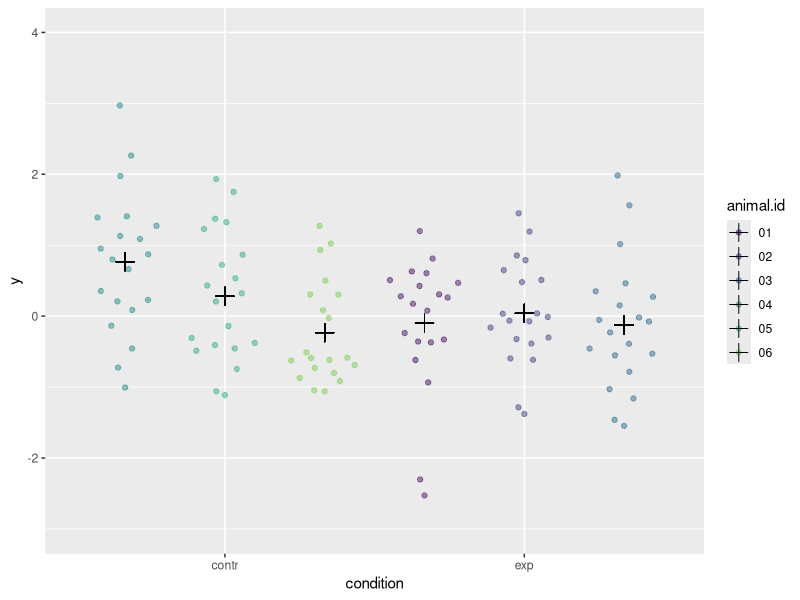
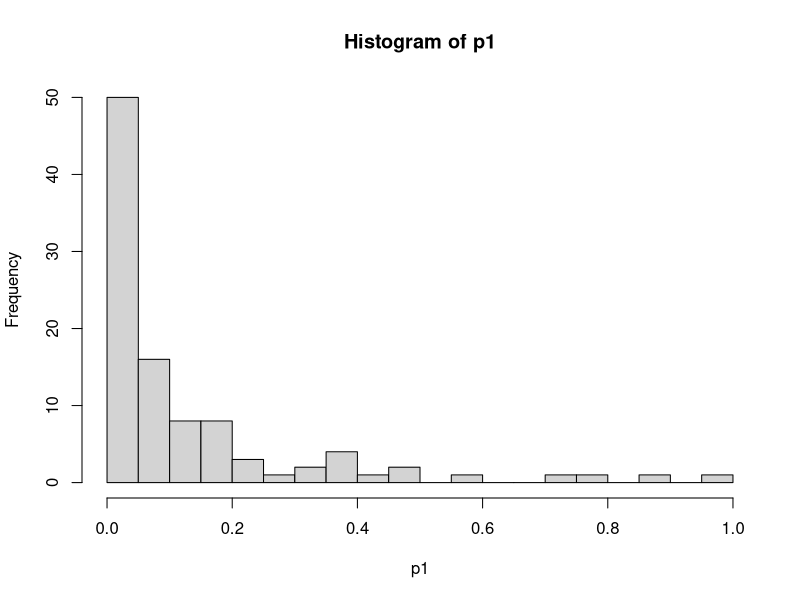
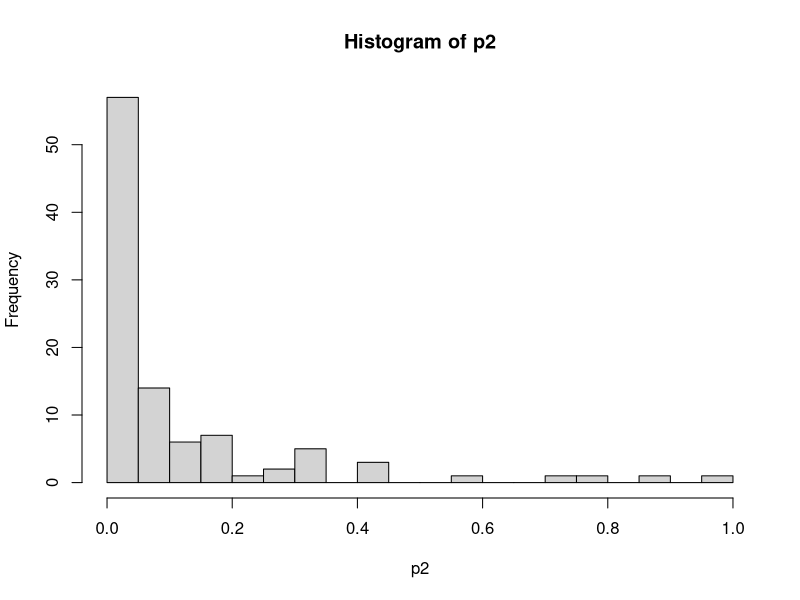
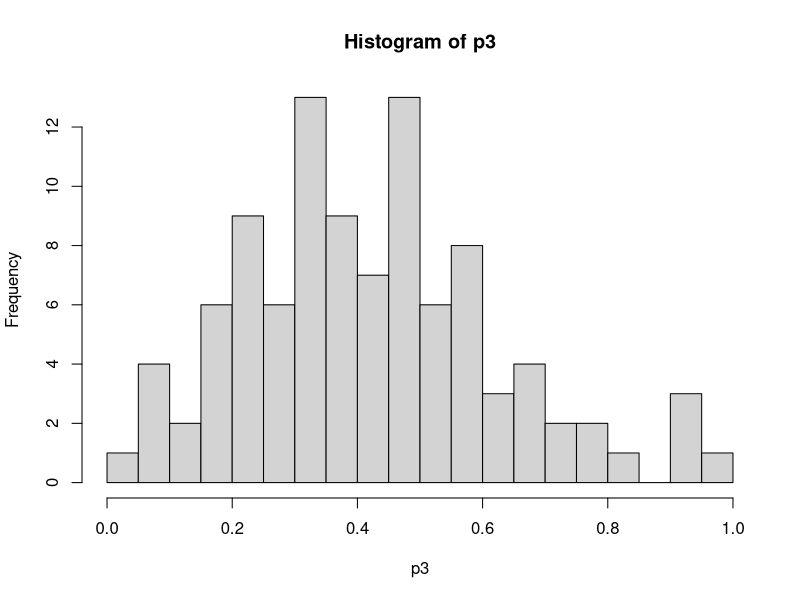
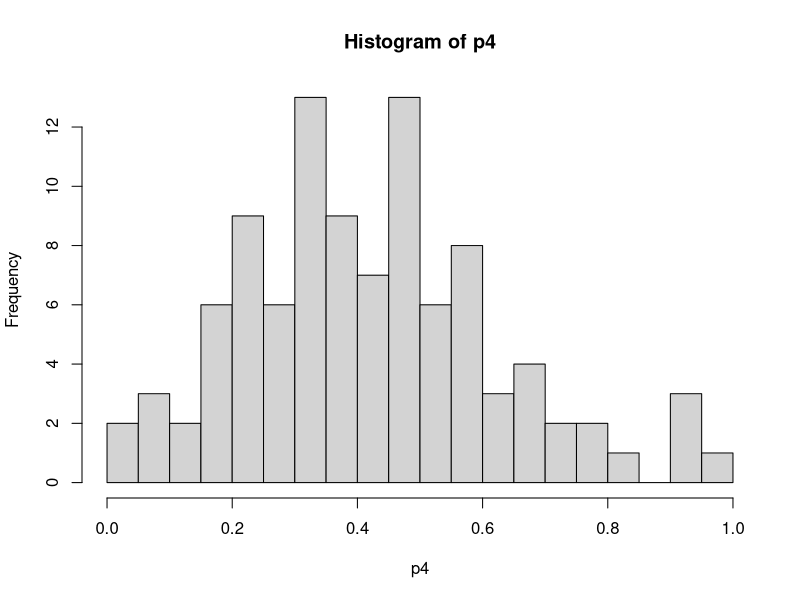

These figures' R source, in order:
library(magrittr)
library(dplyr)
library(ggplot2)
library(lme4)
library(gridExtra)
library(lmerTest)
library(viridis)
library(ggbeeswarm)
ggplot <- function(...) ggplot2::ggplot(...) + scale_colour_viridis(discrete = T, begin = 0.05, end = 0.8) + scale_fill_viridis(discrete = T, end = 0.5)
options(digits = 5)
set.seed(1)


plot.sim <- function(d){
 ggplot(d, aes(x = condition, y = y, colour = animal.id, fill = animal.id)) +
    geom_quasirandom(dodge.width = 1, alpha = 1/2) +
    geom_point(aes(y = y.mean, group = animal.id), colour = "black", size = 4, position = position_dodge(width = 1), shape = 3) +
    ylim(-3, 4)
} 


expand.grid.df <- function(...) Reduce(function(...) merge(..., by=NULL), list(...))
`%nin%` <- Negate(`%in%`)

animals <- data.frame(animal.id = c("01", "02", "03", "04", "05", "06"),
                      random.effect = rnorm(6, 0, 0.5))
conditions <- data.frame(condition = c("exp", "contr"),
                         fixed.effect = c(0, 0))
replicates <- data.frame(replicate = c(1:20))
d <- expand.grid.df(replicates, animals, conditions)
d %<>% filter(xor(animal.id %nin% c("01", "02", "03"), condition == "exp")) %>% # balanced RCT
mutate(y.hat = random.effect + fixed.effect)

# d %<>% mutate(y.hat = random.effect + fixed.effect) # nested and balanced



d1 <- d %>% mutate(y = y.hat + rnorm(nrow(d), 0, 1)) %>% group_by(animal.id, condition) %>% mutate(y.mean = mean(y))
plot.sim(d1)


p1 <- NULL
p2 <- NULL
p3 <- NULL
p4 <- NULL

for(i in 1:100){
  d1 <- d %>% mutate(y = y.hat + rnorm(nrow(d), 0, 1))
  a1 <- anova(lm(y ~ condition, data = d1))
  a2 <- anova(lm(y ~ condition/animal.id, data = d1))
  a3 <- anova(lmer(y ~ condition + (1|animal.id), data = d1), ddf = "Kenward-Roger")
  a4 <- anova(lmer(y ~ condition + (1|animal.id), data = d1), ddf = "Satterthwaite")
 
  p1 <- c(p1, a1$`Pr(>F)`[1])
  p2 <- c(p2, a2$`Pr(>F)`[1])
  p3 <- c(p3, a3$`Pr(>F)`)
  p4 <- c(p4, a4$`Pr(>F)`)
}

hist(p1, breaks = 20)
hist(p2, breaks = 20)
hist(p3, breaks = 20)
hist(p4, breaks = 20)

mean(p1 < .05)
mean(p2 < .05)
mean(p3 < .05, na.rm = T)
mean(p4 < .05, na.rm = T)
